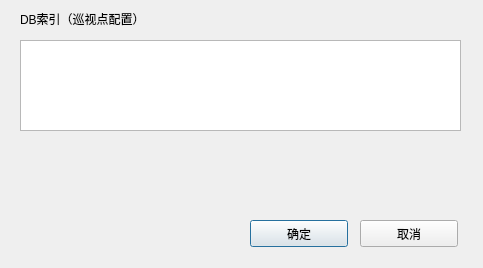
<?xml version="1.0" encoding="UTF-8"?>
<ui version="4.0">
 <class>DlgDBIdx</class>
 <widget class="QDialog" name="DlgDBIdx">
  <property name="geometry">
   <rect>
    <x>0</x>
    <y>0</y>
    <width>483</width>
    <height>268</height>
   </rect>
  </property>
  <property name="windowTitle">
   <string>Dialog</string>
  </property>
  <widget class="QPlainTextEdit" name="plainTextEdit">
   <property name="geometry">
    <rect>
     <x>20</x>
     <y>40</y>
     <width>441</width>
     <height>91</height>
    </rect>
   </property>
  </widget>
  <widget class="QLabel" name="label">
   <property name="geometry">
    <rect>
     <x>20</x>
     <y>10</y>
     <width>201</width>
     <height>17</height>
    </rect>
   </property>
   <property name="text">
    <string>DB索引（巡视点配置）</string>
   </property>
  </widget>
  <widget class="QPushButton" name="pushButton">
   <property name="geometry">
    <rect>
     <x>250</x>
     <y>220</y>
     <width>98</width>
     <height>27</height>
    </rect>
   </property>
   <property name="text">
    <string>确定</string>
   </property>
  </widget>
  <widget class="QPushButton" name="pushButton_2">
   <property name="geometry">
    <rect>
     <x>360</x>
     <y>220</y>
     <width>98</width>
     <height>27</height>
    </rect>
   </property>
   <property name="text">
    <string>取消</string>
   </property>
  </widget>
 </widget>
 <resources/>
 <connections/>
</ui>
